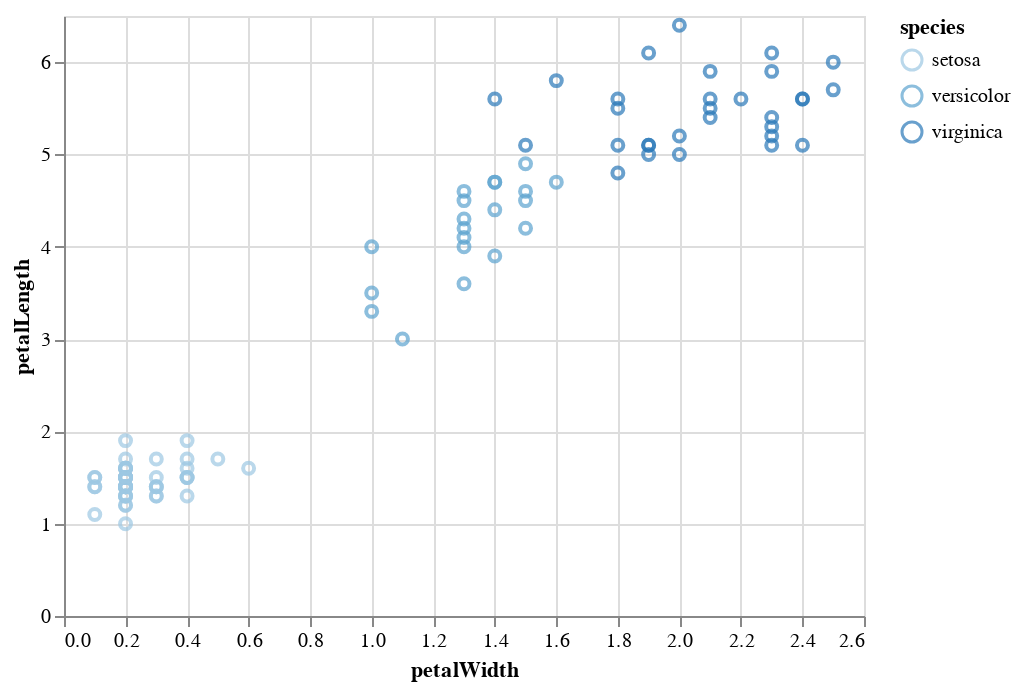

Here is the notebook cell this chart was saved with:
### Markdown cell above
## Basic Altair Renderer

### Code cell
alt.renderers.enable('default')
chart(mapd_expr.limit(100).execute())

### Figure 1 — Vega-Lite specification as saved in the notebook (floating-point values rounded to 4 significant figures)
{"$schema": "https://vega.github.io/schema/vega-lite/v2.4.1.json", "config": {"view": {"height": 300, "width": 400}}, "data": {"values": [{"petalLength": 1.4, "petalWidth": 0.2, "sepalLength": 5.1, "sepalWidth": 3.5, "species": "setosa"}, {"petalLength": 1.4, "petalWidth": 0.2, "sepalLength": 4.9, "sepalWidth": 3, "species": "setosa"}, {"petalLength": 1.3, "petalWidth": 0.2, "sepalLength": 4.7, "sepalWidth": 3.2, "species": "setosa"}, {"petalLength": 1.5, "petalWidth": 0.2, "sepalLength": 4.6, "sepalWidth": 3.1, "species": "setosa"}, {"petalLength": 1.3, "petalWidth": 0.4, "sepalLength": 5.4, "sepalWidth": 3.9, "species": "setosa"}, {"petalLength": 1.4, "petalWidth": 0.3, "sepalLength": 5.1, "sepalWidth": 3.5, "species": "setosa"}, {"petalLength": 1.7, "petalWidth": 0.3, "sepalLength": 5.7, "sepalWidth": 3.8, "species": "setosa"}, {"petalLength": 1.5, "petalWidth": 0.3, "sepalLength": 5.1, "sepalWidth": 3.8, "species": "setosa"}, {"petalLength": 1.4, "petalWidth": 0.2, "sepalLength": 5, "sepalWidth": 3.6, "species": "setosa"}, {"petalLength": 1.7, "petalWidth": 0.4, "sepalLength": 5.4, "sepalWidth": 3.9, "species": "setosa"}, {"petalLength": 1.4, "petalWidth": 0.3, "sepalLength": 4.6, "sepalWidth": 3.4, "species": "setosa"}, {"petalLength": 1.5, "petalWidth": 0.2, "sepalLength": 5, "sepalWidth": 3.4, "species": "setosa"}, {"petalLength": 1.7, "petalWidth": 0.2, "sepalLength": 5.4, "sepalWidth": 3.4, "species": "setosa"}, {"petalLength": 1.5, "petalWidth": 0.4, "sepalLength": 5.1, "sepalWidth": 3.7, "species": "setosa"}, {"petalLength": 1, "petalWidth": 0.2, "sepalLength": 4.6, "sepalWidth": 3.6, "species": "setosa"}, {"petalLength": 1.7, "petalWidth": 0.5, "sepalLength": 5.1, "sepalWidth": 3.3, "species": "setosa"}, {"petalLength": 1.4, "petalWidth": 0.2, "sepalLength": 4.4, "sepalWidth": 2.9, "species": "setosa"}, {"petalLength": 1.5, "petalWidth": 0.1, "sepalLength": 4.9, "sepalWidth": 3.1, "species": "setosa"}, {"petalLength": 1.5, "petalWidth": 0.2, "sepalLength": 5.4, "sepalWidth": 3.7, "species": "setosa"}, {"petalLength": 1.6, "petalWidth": 0.2, "sepalLength": 4.8, "sepalWidth": 3.4, "species": "setosa"}, {"petalLength": 1.9, "petalWidth": 0.2, "sepalLength": 4.8, "sepalWidth": 3.4, "species": "setosa"}, {"petalLength": 1.6, "petalWidth": 0.2, "sepalLength": 5, "sepalWidth": 3, "species": "setosa"}, {"petalLength": 1.6, "petalWidth": 0.4, "sepalLength": 5, "sepalWidth": 3.4, "species": "setosa"}, {"petalLength": 1.5, "petalWidth": 0.2, "sepalLength": 5.2, "sepalWidth": 3.5, "species": "setosa"}, {"petalLength": 1.4, "petalWidth": 0.1, "sepalLength": 4.8, "sepalWidth": 3, "species": "setosa"}, {"petalLength": 1.1, "petalWidth": 0.1, "sepalLength": 4.3, "sepalWidth": 3, "species": "setosa"}, {"petalLength": 1.2, "petalWidth": 0.2, "sepalLength": 5.8, "sepalWidth": 4, "species": "setosa"}, {"petalLength": 1.5, "petalWidth": 0.4, "sepalLength": 5.7, "sepalWidth": 4.4, "species": "setosa"}, {"petalLength": 1.4, "petalWidth": 0.2, "sepalLength": 5.2, "sepalWidth": 3.4, "species": "setosa"}, {"petalLength": 1.5, "petalWidth": 0.1, "sepalLength": 5.2, "sepalWidth": 4.1, "species": "setosa"}, {"petalLength": 1.6, "petalWidth": 0.2, "sepalLength": 4.7, "sepalWidth": 3.2, "species": "setosa"}, {"petalLength": 1.4, "petalWidth": 0.2, "sepalLength": 5.5, "sepalWidth": 4.2, "species": "setosa"}, {"petalLength": 1.6, "petalWidth": 0.2, "sepalLength": 4.8, "sepalWidth": 3.1, "species": "setosa"}, {"petalLength": 1.5, "petalWidth": 0.2, "sepalLength": 4.9, "sepalWidth": 3.1, "species": "setosa"}, {"petalLength": 1.2, "petalWidth": 0.2, "sepalLength": 5, "sepalWidth": 3.2, "species": "setosa"}, {"petalLength": 1.5, "petalWidth": 0.2, "sepalLength": 5.3, "sepalWidth": 3.7, "species": "setosa"}, {"petalLength": 1.5, "petalWidth": 0.4, "sepalLength": 5.4, "sepalWidth": 3.4, "species": "setosa"}, {"petalLength": 1.4, "petalWidth": 0.2, "sepalLength": 5, "sepalWidth": 3.3, "species": "setosa"}, {"petalLength": 4.7, "petalWidth": 1.4, "sepalLength": 7, "sepalWidth": 3.2, "species": "versicolor"}, {"petalLength": 4.5, "petalWidth": 1.5, "sepalLength": 6.4, "sepalWidth": 3.2, "species": "versicolor"}, {"petalLength": 1.3, "petalWidth": 0.2, "sepalLength": 5.5, "sepalWidth": 3.5, "species": "setosa"}, {"petalLength": 1.4, "petalWidth": 0.1, "sepalLength": 4.9, "sepalWidth": 3.6, "species": "setosa"}, {"petalLength": 1.3, "petalWidth": 0.2, "sepalLength": 4.4, "sepalWidth": 3, "species": "setosa"}, {"petalLength": 1.5, "petalWidth": 0.2, "sepalLength": 5.1, "sepalWidth": 3.4, "species": "setosa"}, {"petalLength": 4.9, "petalWidth": 1.5, "sepalLength": 6.9, "sepalWidth": 3.1, "species": "versicolor"}, {"petalLength": 4, "petalWidth": 1.3, "sepalLength": 5.5, "sepalWidth": 2.3, "species": "versicolor"}, {"petalLength": 4.6, "petalWidth": 1.5, "sepalLength": 6.5, "sepalWidth": 2.8, "species": "versicolor"}, {"petalLength": 4.5, "petalWidth": 1.3, "sepalLength": 5.7, "sepalWidth": 2.8, "species": "versicolor"}, {"petalLength": 1.3, "petalWidth": 0.3, "sepalLength": 5, "sepalWidth": 3.5, "species": "setosa"}, {"petalLength": 1.3, "petalWidth": 0.3, "sepalLength": 4.5, "sepalWidth": 2.3, "species": "setosa"}, {"petalLength": 1.3, "petalWidth": 0.2, "sepalLength": 4.4, "sepalWidth": 3.2, "species": "setosa"}, {"petalLength": 1.6, "petalWidth": 0.6, "sepalLength": 5, "sepalWidth": 3.5, "species": "setosa"}, {"petalLength": 4.7, "petalWidth": 1.6, "sepalLength": 6.3, "sepalWidth": 3.3, "species": "versicolor"}, {"petalLength": 3.3, "petalWidth": 1, "sepalLength": 4.9, "sepalWidth": 2.4, "species": "versicolor"}, {"petalLength": 4.6, "petalWidth": 1.3, "sepalLength": 6.6, "sepalWidth": 2.9, "species": "versicolor"}, {"petalLength": 3.9, "petalWidth": 1.4, "sepalLength": 5.2, "sepalWidth": 2.7, "species": "versicolor"}, {"petalLength": 1.9, "petalWidth": 0.4, "sepalLength": 5.1, "sepalWidth": 3.8, "species": "setosa"}, {"petalLength": 5.6, "petalWidth": 2.1, "sepalLength": 6.4, "sepalWidth": 2.8, "species": "virginica"}, {"petalLength": 1.4, "petalWidth": 0.3, "sepalLength": 4.8, "sepalWidth": 3, "species": "setosa"}, {"petalLength": 5.8, "petalWidth": 1.6, "sepalLength": 7.2, "sepalWidth": 3, "species": "virginica"}, {"petalLength": 6.1, "petalWidth": 1.9, "sepalLength": 7.4, "sepalWidth": 2.8, "species": "virginica"}, {"petalLength": 6.4, "petalWidth": 2, "sepalLength": 7.9, "sepalWidth": 3.8, "species": "virginica"}, {"petalLength": 1.6, "petalWidth": 0.2, "sepalLength": 5.1, "sepalWidth": 3.8, "species": "setosa"}, {"petalLength": 5.7, "petalWidth": 2.5, "sepalLength": 6.7, "sepalWidth": 3.3, "species": "virginica"}, {"petalLength": 5.2, "petalWidth": 2.3, "sepalLength": 6.7, "sepalWidth": 3, "species": "virginica"}, {"petalLength": 1.4, "petalWidth": 0.2, "sepalLength": 4.6, "sepalWidth": 3.2, "species": "setosa"}, {"petalLength": 5, "petalWidth": 1.9, "sepalLength": 6.3, "sepalWidth": 2.5, "species": "virginica"}, {"petalLength": 5.2, "petalWidth": 2, "sepalLength": 6.5, "sepalWidth": 3, "species": "virginica"}, {"petalLength": 3.5, "petalWidth": 1, "sepalLength": 5, "sepalWidth": 2, "species": "versicolor"}, {"petalLength": 5.6, "petalWidth": 2.2, "sepalLength": 6.4, "sepalWidth": 2.8, "species": "virginica"}, {"petalLength": 4.2, "petalWidth": 1.5, "sepalLength": 5.9, "sepalWidth": 3, "species": "versicolor"}, {"petalLength": 4, "petalWidth": 1, "sepalLength": 6, "sepalWidth": 2.2, "species": "versicolor"}, {"petalLength": 4.7, "petalWidth": 1.4, "sepalLength": 6.1, "sepalWidth": 2.9, "species": "versicolor"}, {"petalLength": 5.1, "petalWidth": 1.5, "sepalLength": 6.3, "sepalWidth": 2.8, "species": "virginica"}, {"petalLength": 5.6, "petalWidth": 1.4, "sepalLength": 6.1, "sepalWidth": 2.6, "species": "virginica"}, {"petalLength": 6.1, "petalWidth": 2.3, "sepalLength": 7.7, "sepalWidth": 3, "species": "virginica"}, {"petalLength": 5.4, "petalWidth": 2.3, "sepalLength": 6.2, "sepalWidth": 3.4, "species": "virginica"}, {"petalLength": 5.1, "petalWidth": 1.8, "sepalLength": 5.9, "sepalWidth": 3, "species": "virginica"}, {"petalLength": 5.6, "petalWidth": 2.4, "sepalLength": 6.3, "sepalWidth": 3.4, "species": "virginica"}, {"petalLength": 5.5, "petalWidth": 1.8, "sepalLength": 6.4, "sepalWidth": 3.1, "species": "virginica"}, {"petalLength": 4.8, "petalWidth": 1.8, "sepalLength": 6, "sepalWidth": 3, "species": "virginica"}, {"petalLength": 5.4, "petalWidth": 2.1, "sepalLength": 6.9, "sepalWidth": 3.1, "species": "virginica"}, {"petalLength": 5.6, "petalWidth": 2.4, "sepalLength": 6.7, "sepalWidth": 3.1, "species": "virginica"}, {"petalLength": 5.1, "petalWidth": 2.3, "sepalLength": 6.9, "sepalWidth": 3.1, "species": "virginica"}, {"petalLength": 5.1, "petalWidth": 1.9, "sepalLength": 5.8, "sepalWidth": 2.7, "species": "virginica"}, {"petalLength": 4.2, "petalWidth": 1.3, "sepalLength": 5.7, "sepalWidth": 2.9, "species": "versicolor"}, {"petalLength": 5.9, "petalWidth": 2.3, "sepalLength": 6.8, "sepalWidth": 3.2, "species": "virginica"}, {"petalLength": 4.3, "petalWidth": 1.3, "sepalLength": 6.2, "sepalWidth": 2.9, "species": "versicolor"}, {"petalLength": 3, "petalWidth": 1.1, "sepalLength": 5.1, "sepalWidth": 2.5, "species": "versicolor"}, {"petalLength": 4.1, "petalWidth": 1.3, "sepalLength": 5.7, "sepalWidth": 2.8, "species": "versicolor"}, {"petalLength": 5.5, "petalWidth": 2.1, "sepalLength": 6.8, "sepalWidth": 3, "species": "virginica"}, {"petalLength": 5, "petalWidth": 2, "sepalLength": 5.7, "sepalWidth": 2.5, "species": "virginica"}, {"petalLength": 5.1, "petalWidth": 2.4, "sepalLength": 5.8, "sepalWidth": 2.8, "species": "virginica"}, {"petalLength": 5.3, "petalWidth": 2.3, "sepalLength": 6.4, "sepalWidth": 3.2, "species": "virginica"}, {"petalLength": 6, "petalWidth": 2.5, "sepalLength": 6.3, "sepalWidth": 3.3, "species": "virginica"}, {"petalLength": 5.1, "petalWidth": 1.9, "sepalLength": 5.8, "sepalWidth": 2.7, "species": "virginica"}, {"petalLength": 5.9, "petalWidth": 2.1, "sepalLength": 7.1, "sepalWidth": 3, "species": "virginica"}, {"petalLength": 3.6, "petalWidth": 1.3, "sepalLength": 5.6, "sepalWidth": 2.9, "species": "versicolor"}, {"petalLength": 4.4, "petalWidth": 1.4, "sepalLength": 6.7, "sepalWidth": 3.1, "species": "versicolor"}, {"petalLength": 5.6, "petalWidth": 1.8, "sepalLength": 6.3, "sepalWidth": 2.9, "species": "virginica"}]}, "encoding": {"color": {"field": "species", "type": "ordinal"}, "x": {"field": "petalWidth", "type": "quantitative"}, "y": {"field": "petalLength", "type": "quantitative"}}, "mark": "point"}
